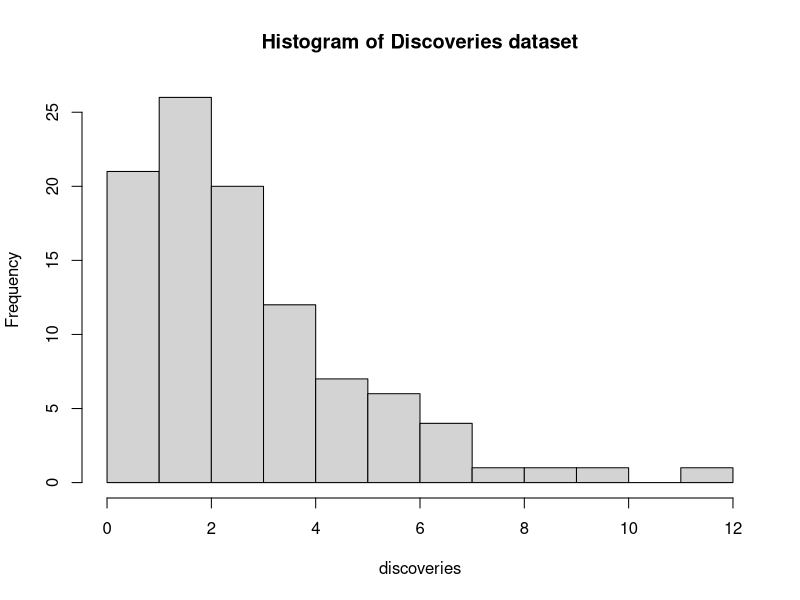
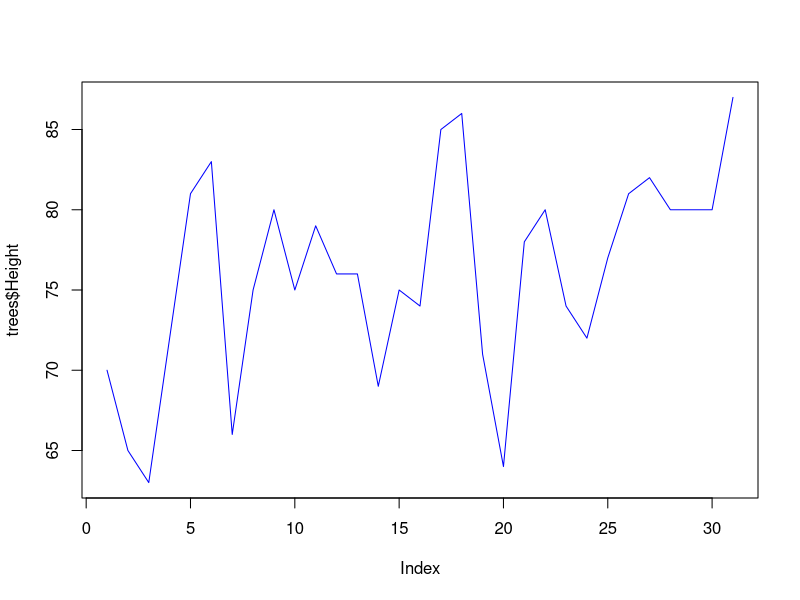
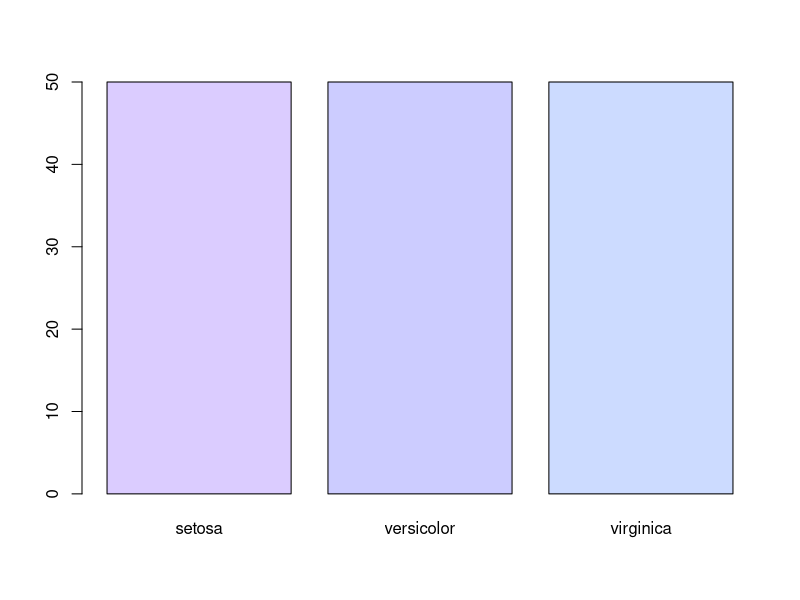
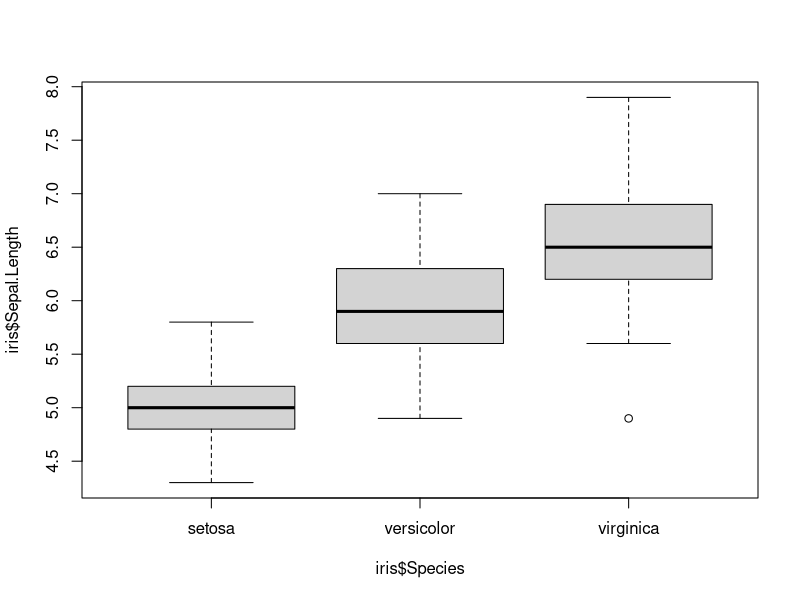
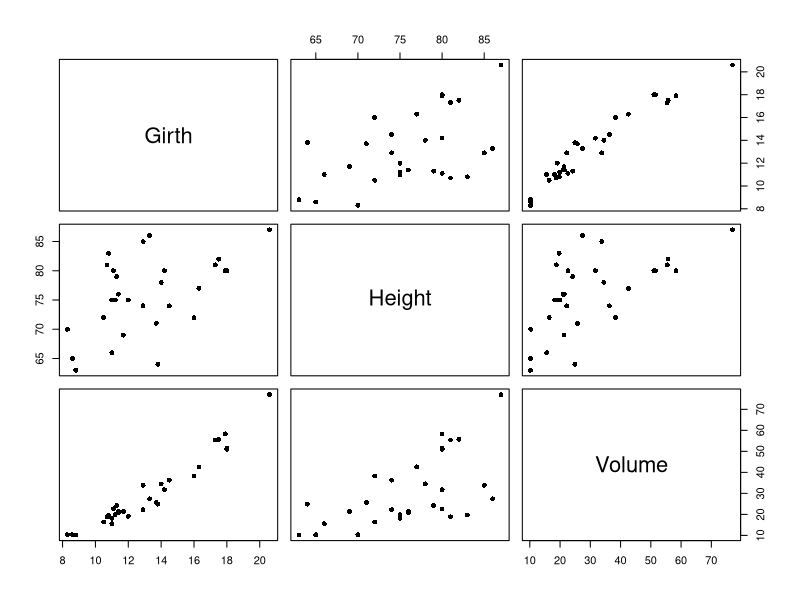

Recreate these plots in R, in order.
# Run in RStudio

# Histogram
data("discoveries")
hist(discoveries, breaks = 10, main = "Histogram of Discoveries dataset")

# Line Chart
# Line Chart is normally preferred when analyzing trends over a time period
# Syntax: plot(dataset, properties…)
plot(trees$Height, type = "l", col = 'blue')

# Bar chart 
# Bar Plot displays data with Categorical Variables
# Syntax: barplot(dataset, properties…)
#from the painters dataset, extract 'School'
flowers <- table(iris$Species)
#Plot
barplot(flowers, col = topo.colors(15, alpha = 0.2))

# Box Plot
# Syntax: boxplot(dataset, properties...)
boxplot(iris$Sepal.Length~iris$Species)

# Scatter Plot visualizes the data in geometric points
#Syntax: plot(dataset, properties...)
plot(trees, pch = 16)


